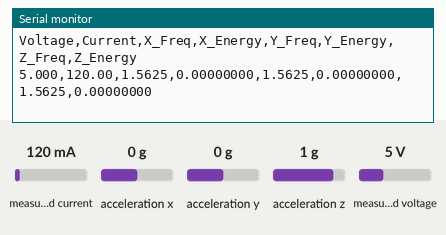
This sketch was run on a simulated ESP32-C3. Parts: the last lines printed to the serial monitor. The inputs (shaded band) are chosen by the test bench; at power-on: measured current 120 mA, acceleration x 0 g, acceleration y 0 g, measured voltage 5 V, acceleration z 1 g.

Above: at 3.2 s.
3.3 s: measured current set to 40 mA
At 3.8 s:
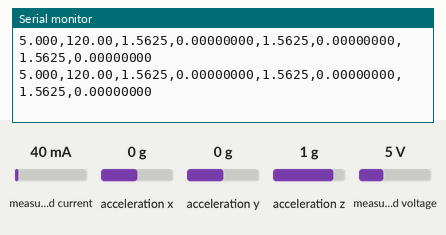
4.8 s: acceleration x set to -1.4 g
At 5.5 s:
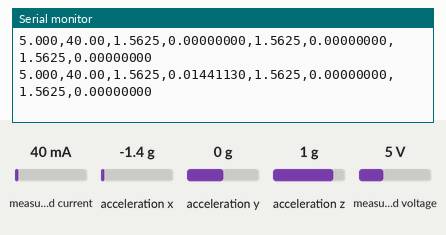
6.3 s: acceleration y set to -1.4 g
At 7.0 s:
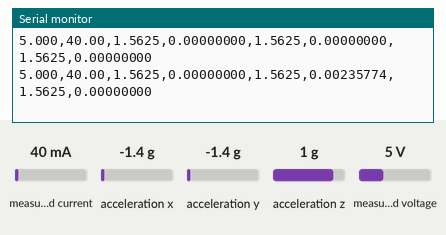
7.8 s: measured voltage set to 0.3 V
At 8.2 s:
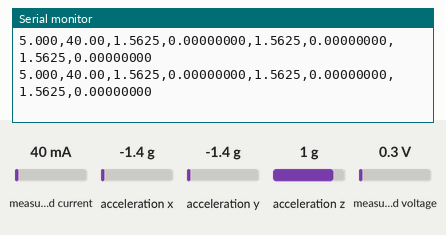

Measured:
- after the input at 4.8 s, the serial monitor: prints a new line after 0.11 s (image 2)
- after the input at 6.3 s, the serial monitor: prints a new line after 0.06 s (image 3)

The sketch:

lolin_c3_mini_fan_features_to_pc.ino
```cpp
#include <Wire.h>
#include <SPI.h>
#include <Adafruit_INA219.h>
#include <SparkFunLIS3DH.h>
#include <arduinoFFT.h>

// ============================================================
// 기본 설정
// ============================================================

// I2C
#define SDA_PIN               8
#define SCL_PIN               10

// SPI - LIS3DH
#define LIS3DH_CS             5
#define SPI_SCK               2
#define SPI_MISO              0
#define SPI_MOSI              4

// FFT
#define SAMPLES               256
#define SAMPLING_FREQUENCY    400
#define SAMPLE_INTERVAL_US    2500


// ============================================================
// 센서 객체
// ============================================================

Adafruit_INA219 ina219;

LIS3DH lis3dh(SPI_MODE, LIS3DH_CS);


// ============================================================
// 가속도 데이터 저장 배열
// ============================================================

double xData[SAMPLES];
double yData[SAMPLES];
double zData[SAMPLES];


// FFT 계산용 버퍼
double vReal[SAMPLES];
double vImag[SAMPLES];

ArduinoFFT<double> FFT(
    vReal,
    vImag,
    SAMPLES,
    SAMPLING_FREQUENCY
);


// ============================================================
// 전압 / 전류 평균 측정
// ============================================================

void measurePower(float &voltage, float &current)
{
    const int NUM_READINGS = 10;

    float voltageSum = 0.0;
    float currentSum = 0.0;

    for (int i = 0; i < NUM_READINGS; i++)
    {
        voltageSum += ina219.getBusVoltage_V();
        currentSum += ina219.getCurrent_mA();

        delay(3);
    }

    voltage = voltageSum / NUM_READINGS;
    current = currentSum / NUM_READINGS;
}


// ============================================================
// X/Y/Z 가속도 동시 수집
// ============================================================

void collectAcceleration()
{
    unsigned long nextSampleTime = micros();

    for (int i = 0; i < SAMPLES; i++)
    {
        while ((long)(micros() - nextSampleTime) < 0)
        {
            // 샘플링 시각까지 대기
        }

        nextSampleTime += SAMPLE_INTERVAL_US;

        xData[i] = lis3dh.readFloatAccelX();
        yData[i] = lis3dh.readFloatAccelY();
        zData[i] = lis3dh.readFloatAccelZ();
    }
}


// ============================================================
// 한 축의 FFT 수행
//
// 반환값:
//   dominantFrequency : 지배 주파수
//   dominantEnergy    : 지배 주파수 성분의 에너지
// ============================================================

void extractFFTFeature(
    double source[],
    double &dominantFrequency,
    double &dominantEnergy)
{
    // --------------------------------------------------------
    // 1. FFT 버퍼로 복사
    // --------------------------------------------------------

    for (int i = 0; i < SAMPLES; i++)
    {
        vReal[i] = source[i];
        vImag[i] = 0.0;
    }


    // --------------------------------------------------------
    // 2. DC 성분 제거
    // --------------------------------------------------------

    FFT.dcRemoval();


    // --------------------------------------------------------
    // 3. Hamming Window
    // --------------------------------------------------------

    FFT.windowing(
        FFTWindow::Hamming,
        FFTDirection::Forward
    );


    // --------------------------------------------------------
    // 4. FFT
    // --------------------------------------------------------

    FFT.compute(
        FFTDirection::Forward
    );


    // --------------------------------------------------------
    // 5. Magnitude 계산
    // --------------------------------------------------------

    FFT.complexToMagnitude();


    // --------------------------------------------------------
    // 6. 최대 Magnitude를 가지는 주파수 Bin 검색
    //
    // 0 Hz는 제외
    // 실수 신호이므로 N/2까지만 검색
    // --------------------------------------------------------

    int dominantIndex = 1;
    double maxMagnitude = vReal[1];

    for (int i = 2; i < SAMPLES / 2; i++)
    {
        if (vReal[i] > maxMagnitude)
        {
            maxMagnitude = vReal[i];
            dominantIndex = i;
        }
    }


    // --------------------------------------------------------
    // 7. Dominant Frequency 계산
    //
    // Frequency resolution
    // = Fs / N
    // = 400 / 256
    // = 1.5625 Hz
    // --------------------------------------------------------

    dominantFrequency =
        ((double)dominantIndex * SAMPLING_FREQUENCY)
        / SAMPLES;


    // --------------------------------------------------------
    // 8. FFT Magnitude 정규화
    //
    // 단측 Spectrum 기준
    // --------------------------------------------------------

    double dominantAmplitude =
        (2.0 * maxMagnitude) / SAMPLES;


    // --------------------------------------------------------
    // 9. Dominant Energy
    //
    // 프로젝트에서는
    //
    // Energy = Dominant Amplitude²
    //
    // 로 정의
    //
    // 절대적인 물리 에너지라기보다는
    // AI 입력용 상대적 진동 Feature로 사용
    // --------------------------------------------------------

    dominantEnergy =
        dominantAmplitude * dominantAmplitude;
}


// ============================================================
// setup()
// ============================================================

void setup()
{
    Serial.begin(230400);

    delay(1000);


    // --------------------------------------------------------
    // INA219
    // --------------------------------------------------------

    Wire.begin(SDA_PIN, SCL_PIN);
    Wire.setClock(400000);

    if (!ina219.begin())
    {
        Serial.println("INA219 init failed");

        while (1)
        {
            delay(1000);
        }
    }


    // --------------------------------------------------------
    // LIS3DH SPI
    // --------------------------------------------------------

    SPI.begin(
        SPI_SCK,
        SPI_MISO,
        SPI_MOSI,
        LIS3DH_CS
    );


    // ODR = 400 Hz
    lis3dh.settings.accelSampleRate = 400;

    // ±2 g
    lis3dh.settings.accelRange = 2;

    // X/Y/Z 모두 사용
    lis3dh.settings.xAccelEnabled = 1;
    lis3dh.settings.yAccelEnabled = 1;
    lis3dh.settings.zAccelEnabled = 1;


    if (lis3dh.begin() != 0)
    {
        Serial.println("LIS3DH init failed");

        while (1)
        {
            delay(1000);
        }
    }


    delay(1000);


    // --------------------------------------------------------
    // CSV Header
    // --------------------------------------------------------

    Serial.println(
        "Voltage,Current,"
        "X_Freq,X_Energy,"
        "Y_Freq,Y_Energy,"
        "Z_Freq,Z_Energy"
    );
}


// ============================================================
// loop()
// ============================================================

void loop()
{
    // --------------------------------------------------------
    // Feature 저장 변수
    // --------------------------------------------------------

    float voltage;
    float current;

    double xFreq;
    double xEnergy;

    double yFreq;
    double yEnergy;

    double zFreq;
    double zEnergy;


    // ========================================================
    // 1. 전압 / 전류 측정
    // ========================================================

    measurePower(
        voltage,
        current
    );


    // ========================================================
    // 2. X/Y/Z 가속도 256개 수집
    //
    // 256 / 400 Hz = 0.64초
    // ========================================================

    collectAcceleration();


    // ========================================================
    // 3. X축 FFT
    // ========================================================

    extractFFTFeature(
        xData,
        xFreq,
        xEnergy
    );


    // ========================================================
    // 4. Y축 FFT
    // ========================================================

    extractFFTFeature(
        yData,
        yFreq,
        yEnergy
    );


    // ========================================================
    // 5. Z축 FFT
    // ========================================================

    extractFFTFeature(
        zData,
        zFreq,
        zEnergy
    );


    // ========================================================
    // 6. PC로 Feature 전송
    //
    // 한 줄 = 학습 데이터 한 Sample 후보
    // ========================================================

    Serial.print(voltage, 3);
    Serial.print(",");

    Serial.print(current, 2);
    Serial.print(",");

    Serial.print(xFreq, 4);
    Serial.print(",");

    Serial.print(xEnergy, 8);
    Serial.print(",");

    Serial.print(yFreq, 4);
    Serial.print(",");

    Serial.print(yEnergy, 8);
    Serial.print(",");

    Serial.print(zFreq, 4);
    Serial.print(",");

    Serial.println(zEnergy, 8);
}
```
